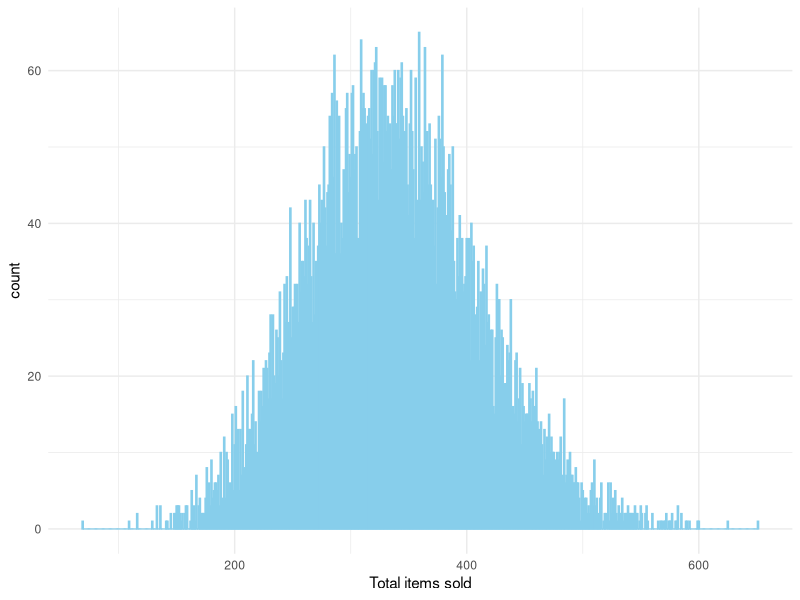

The R script that drew this image:
## ---- chunk 1
knitr::opts_chunk$set(echo = TRUE)
## ---- chunk 2
n_sim = 10000

num_cust = 30

age_group_prob = c(0.2,0.35,0.45)

items_sold = c(10,20,5)

total_items = integer(n_sim)

for (i in 1:n_sim){
  
  num_customer = rpois(1,num_cust)

  age_group = sample(0:2, num_customer , replace = TRUE , prob = age_group_prob)
  
  num_items = rpois(num_customer , items_sold[age_group+1])
  
  total_items[i] = sum(num_items)
  
  
}

exceeds_350 = mean(total_items>350)

exceeds_350

## ---- chunk 3
install.packages("ggplot2")
library(ggplot2)
  
## ---- chunk 4
df = as.data.frame(total_items)

p = ggplot(df, aes(x=total_items)) + geom_histogram(binwidth = 1, color="skyblue", fill="white")+ labs(x="Total items sold") + theme_minimal()
p
## ---- chunk 5

num_jurors = 12

p_guilty = 0.75

p_innocent = 1 - p_guilty

votes_to_convict = 9


## ---- chunk 6
votes = sample(c("Guilty", "Innocent"), num_jurors , replace = TRUE , prob = c(p_guilty,p_innocent))
votes
## ---- chunk 7

p_convict_given_innocent = sum(dbinom(votes_to_convict:num_jurors, num_jurors,0.1))
p_convict_given_innocent
## ---- chunk 8
p_confict_given_guilty = sum(dbinom(votes_to_convict:num_jurors, num_jurors, 0.8))
p_confict_given_guilty
## ---- chunk 9
p_acquit_given_giulty = sum(dbinom(num_jurors:(votes_to_convict-1),num_jurors,0.2))
p_acquit_given_giulty
## ---- chunk 10

p_acquit_given_innocent = sum(dbinom(num_jurors:(votes_to_convict-1), num_jurors,0.9))
p_acquit_given_innocent
## ---- chunk 11
p_correct_decision = (p_confict_given_guilty * p_guilty) + (p_acquit_given_innocent * p_innocent)
p_correct_decision
